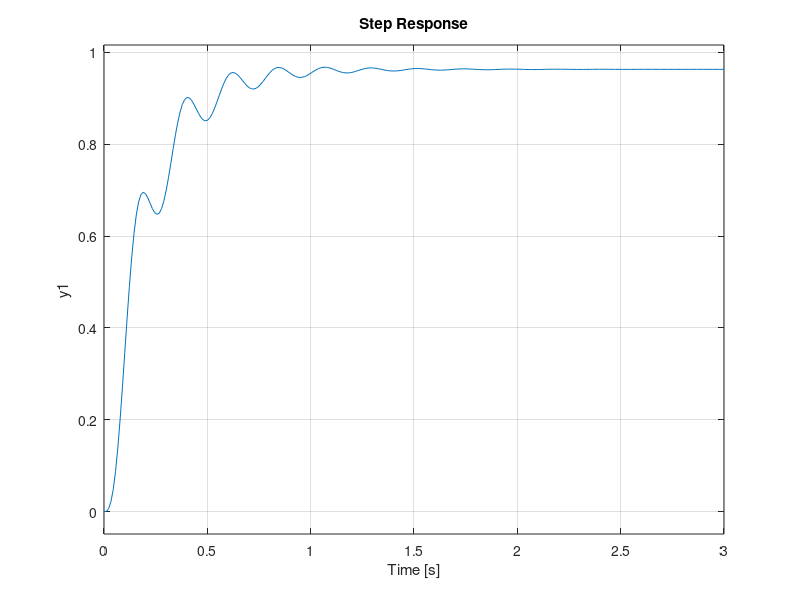

Write the MATLAB code that produced this figure.
% Continuous-time control 
clc
clear 
addpath('functions/');

%% Discretizes system
A = [0 1 0; 0 0 1; 0 -200 -30];
B = [0; 0; 4000];
C = [1 0 0];
D = 0;
ss_c = ss(A,B,C,D);
Ts = 1/50;
ss_d = c2d(ss_c, Ts);
Ad = ss_d.A;
Bd = ss_d.B;
Cd = ss_d.C;
Dd = ss_d.D;

%% Pole placement
Cb = [Bd, Ad*Bd, Ad^2*Bd]; % controllable

damping_ratio = 0.69;
theta = (pi-acos(damping_ratio));
mod = -10;
real = mod*cos(theta);
img = mod*sin(theta);
pole1 = real + img*1j;
pole2 = real - img*1j;
pCont=[-5.268 -2.9133+27.9300i -2.9133-27.9300i]; %poles in s-domain
pDisc=exp(pCont.*Ts); % poles in z-domain
kCont=place(A,B,pCont);
kDisc=place(Ad,Bd,pDisc);
sysclCont = ss(A-B*kCont,B,C,D);
step(sysclCont)

%{
kDis = place(Ad,Bd,[0.6703 0.8187 0.9802]);
sys1 = ss(Ad-Bd,Bd,Cd,Dd);
Kdc = dcgain(sys1);
L = 1/Kdc;
sys2 = ss(Ad-Bd*kDis,Bd*L,Cd,Dd*L);
sysclDis = ss(Ad-Bd*kDis, Bd*kDis, Cd, Dd);
t = 0:0.01:10;
r = [ones(1,length(t)); 
    zeros(1,length(t)); 
    zeros(1,length(t))];
x0 = zeros(size(sysclDis.A, 1), 1);
[y, t, x] = lsim(sysclDis, r, t, x0);
plot(t, y);
%}